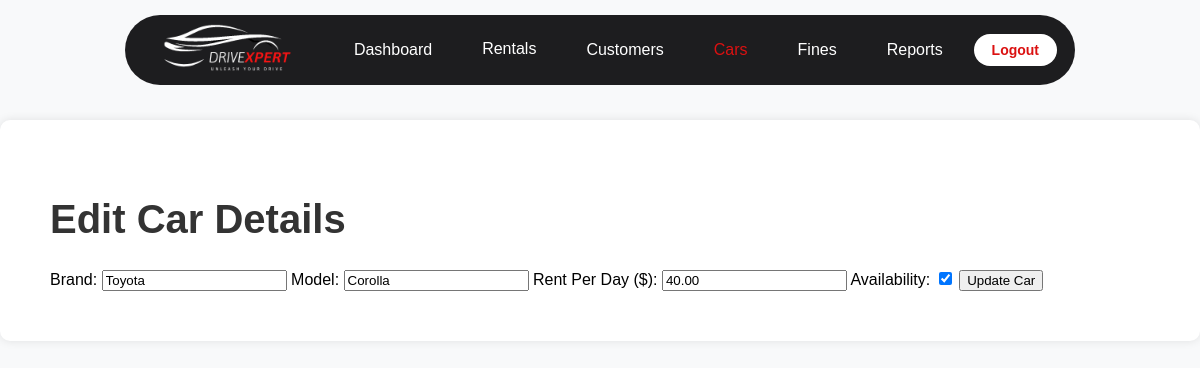
The page /Admin/edit_car.php?id=6 (signed in) on the database as committed earlier.
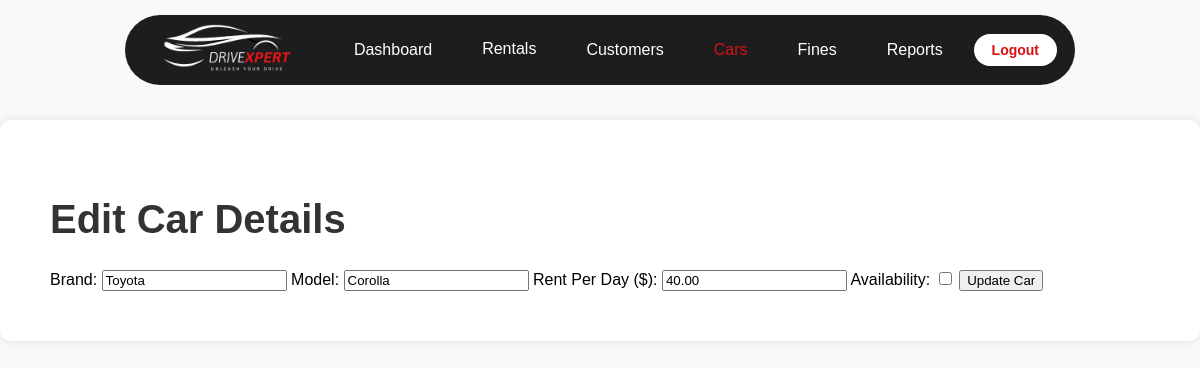
The same page on the database as committed later.
### tables this page shows
CREATE TABLE `cars` (
  `car_id` int(10) UNSIGNED NOT NULL,
  `brand` varchar(50) NOT NULL,
  `model` varchar(50) NOT NULL,
  `rent_per_day` decimal(10,2) NOT NULL,
  `availability` tinyint(1) DEFAULT 1,
  `car_picture` varchar(255) DEFAULT NULL,
  `created_at` timestamp NOT NULL DEFAULT current_timestamp(),
  `seat_count` int(11) NOT NULL,
  `max_speed` int(11) NOT NULL,
  `km_per_liter` decimal(5,2) NOT NULL,
  `logo_picture` varchar(255) DEFAULT NULL
);

### Admin/edit_car.php (the view, shortened to what this page needs)
<?php
include '../config.php';
if (isset($_GET['id']) && ctype_digit($_GET['id'])) {
    $car_id = (int) $_GET['id'];
    $stmt = $conn->prepare('SELECT car_id, brand, model, seat_count, max_speed, km_per_liter, rent_per_day, availability FROM cars WHERE car_id = ?');
    $stmt->bind_param('i', $car_id);
    $stmt->execute();
    $result = $stmt->get_result();
    $car = $result->fetch_assoc();
} else if ($_SERVER['REQUEST_METHOD'] !== 'POST') {
    echo 'Invalid car id.';
    exit;
}
?>
<!DOCTYPE html>
<html lang="en">
<head>
    <link rel="stylesheet" href="../Assets/CSS/admin.css">
</head>
<body>
    <header class="header">
        <div class="logo">
            <img src="../Assets/Images/DriveXpert.png" alt="DriveXpert Logo">
        </div>
        <nav class="nav-links">
            <a href="admin_dashboard.php">Dashboard</a>
            <div class="dropdown">
                <a class="dropdown-toggle">Rentals</a>
            </div>
            <a href="manage_customers.php">Customers</a>
            <a href="manage_cars.php" class="active">Cars</a>
            <a href="manage_fines.php">Fines</a>
            <a href="reports.php">Reports</a>
        </nav>
        <div class="auth-buttons">
            <button class="btn logout-btn" onclick="window.location.href='logout.php'">Logout</button>
        </div>
    </header>
    <main class="main-content">
        <h1>Edit Car Details</h1>
        <form action="" method="post" class="form-container">
            <label for="brand">Brand:</label>
            <input type="text" id="brand" name="brand" value="<?= htmlspecialchars($car['brand']) ?>" required>
            <label for="model">Model:</label>
            <input type="text" id="model" name="model" value="<?= htmlspecialchars($car['model']) ?>" required>
            <label for="rent_per_day">Rent Per Day ($):</label>
            <input type="number" step="0.01" id="rent_per_day" name="rent_per_day"
                value="<?= htmlspecialchars($car['rent_per_day']) ?>" required>
            <label for="availability">Availability:</label>
            <input type="checkbox" id="availability" name="availability" <?= $car['availability'] ? 'checked' : '' ?>>
            <button type="submit" class="btn">Update Car</button>
        </form>
    </main>
</body>
</html>

Rows that differ between the two databases and show on the page:
changed cars "Toyota": availability "☑" → "☐"
